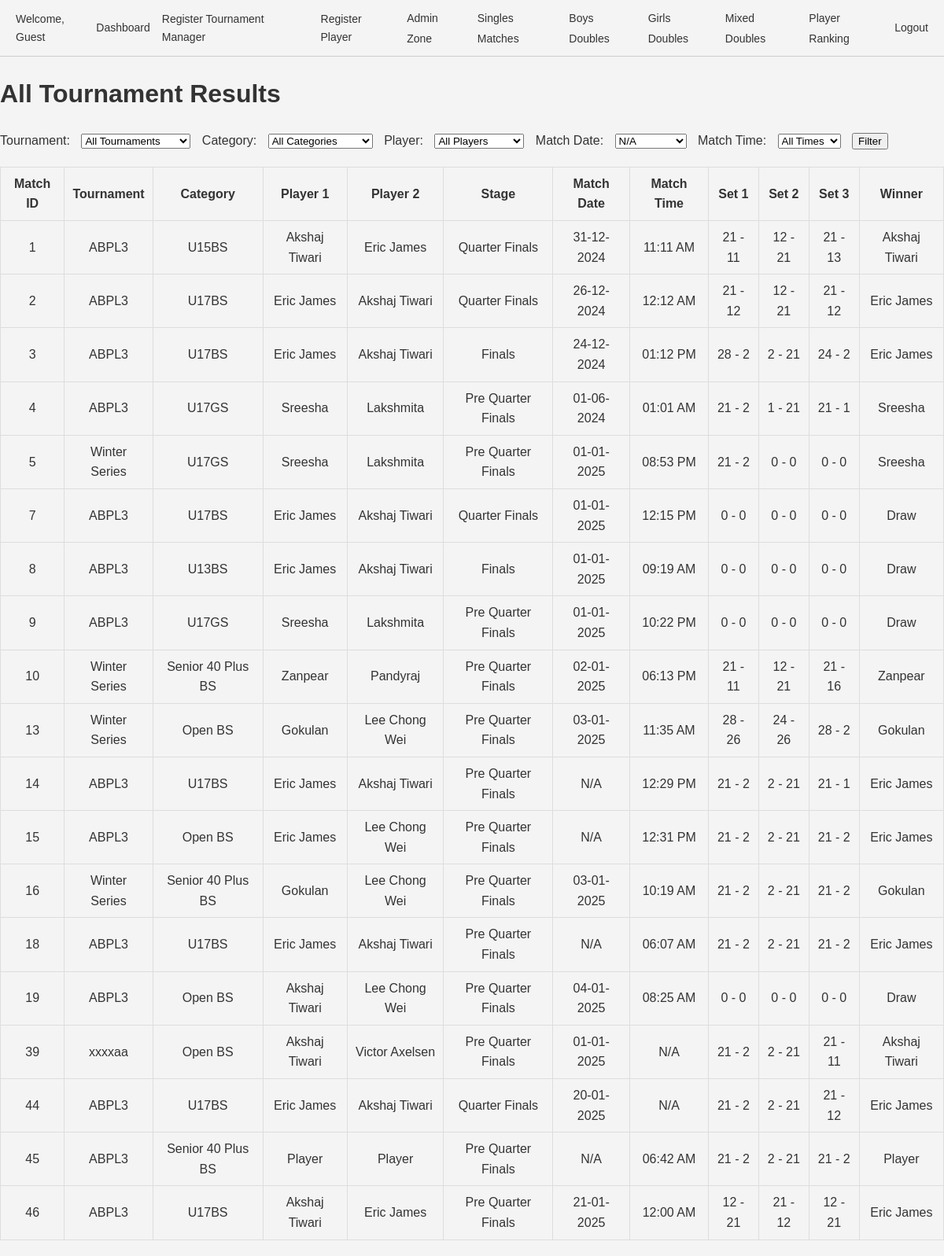
Screenshot of /results_singles.php with the database file from the repository.
### tables this page shows
CREATE TABLE `matches` (
  `id` int(11) NOT NULL,
  `tournament_id` int(11) NOT NULL,
  `category_id` int(11) NOT NULL,
  `pool` enum('A','B') DEFAULT NULL,
  `player1_id` int(11) DEFAULT NULL,
  `player2_id` int(11) DEFAULT NULL,
  `pre_quarter` tinyint(1) DEFAULT 0,
  `quarter` tinyint(1) DEFAULT 0,
  `semi` tinyint(1) DEFAULT 0,
  `final` tinyint(1) DEFAULT 0,
  `set1_player1_points` int(11) DEFAULT 0,
  `set1_player2_points` int(11) DEFAULT 0,
  `set2_player1_points` int(11) DEFAULT 0,
  `set2_player2_points` int(11) DEFAULT 0,
  `set3_player1_points` int(11) DEFAULT 0,
  `set3_player2_points` int(11) DEFAULT 0,
  `created_by` int(11) DEFAULT NULL,
  `stage` enum('Pre Quarter Finals','Quarter Finals','Semifinals','Finals','Preliminary') NOT NULL,
  `match_date` date DEFAULT NULL,
  `match_time` varchar(255) NOT NULL,
  `date` date DEFAULT NULL,
  `team1_player1_id` int(11) NOT NULL DEFAULT 0,
  `team1_player2_id` int(11) NOT NULL DEFAULT 0,
  `team2_player1_id` int(11) DEFAULT 0,
  `team2_player2_id` int(11) DEFAULT 0,
  `set1_team1_points` int(11) NOT NULL DEFAULT 0,
  `set1_team2_points` int(11) DEFAULT 0,
  `set2_team1_points` int(11) DEFAULT 0,
  `set2_team2_points` int(11) DEFAULT 0,
  `set3_team1_points` int(11) DEFAULT 0,
  `set3_team2_points` int(11) DEFAULT 0,
  `player3_id` int(11) DEFAULT NULL,
  `player4_id` int(11) DEFAULT NULL,
  `deleted_at` datetime DEFAULT NULL
);

CREATE TABLE `tournaments` (
  `id` int(11) NOT NULL,
  `name` varchar(255) NOT NULL,
  `created_by` int(11) DEFAULT NULL,
  `year` int(11) NOT NULL DEFAULT year(curdate()),
  `moderated_by` int(11) DEFAULT NULL
);

CREATE TABLE `categories` (
  `id` int(11) NOT NULL,
  `name` varchar(255) NOT NULL,
  `created_by` int(11) NOT NULL,
  `age_group` varchar(255) DEFAULT NULL,
  `sex` varchar(10) DEFAULT NULL,
  `type` enum('singles','doubles','mixed doubles') DEFAULT 'singles',
  `tournament_id` int(11) NOT NULL
);

CREATE TABLE `players` (
  `id` int(11) NOT NULL,
  `name` varchar(255) NOT NULL,
  `dob` date NOT NULL,
  `age` int(11) NOT NULL,
  `sex` enum('M','F') NOT NULL,
  `uid` int(11) NOT NULL,
  `password` varchar(255) NOT NULL,
  `created_by` int(11) DEFAULT NULL,
  `updated_at` timestamp NULL DEFAULT current_timestamp() ON UPDATE current_timestamp(),
  `category_id` int(11) DEFAULT 1,
  `created_at` timestamp NULL DEFAULT current_timestamp()
);

### results_singles.php (the view, shortened to what this page needs)
<?php
include 'header.php';
require_once 'conn.php';
$conn = new mysqli($servername, $username, $password, $dbname);
$match_date = $_GET['match_date'] ?? '';
$dates = $conn->query("SELECT DISTINCT match_date FROM matches ORDER BY match_date");
$query = "
    SELECT
        m.id AS match_id,
        t.name AS tournament_name,
        c.name AS category_name,
        p1.name AS player1_name,
        p2.name AS player2_name,
        m.stage,
        m.match_date,
        m.match_time,
        m.set1_player1_points,
        m.set1_player2_points,
        m.set2_player1_points,
        m.set2_player2_points,
        m.set3_player1_points,
        m.set3_player2_points
    FROM matches m
    INNER JOIN tournaments t ON m.tournament_id = t.id
    INNER JOIN categories c ON m.category_id = c.id
    INNER JOIN players p1 ON m.player1_id = p1.id
    INNER JOIN players p2 ON m.player2_id = p2.id
    WHERE 1=1
";
$query .= " ORDER BY m.id";
$result = $conn->query($query);
?>
<!DOCTYPE html>
<html lang="en">
<head>
</head>
<body>
    <h1>All Tournament Results</h1>
    <form method="get">
        <label for="tournament_id">Tournament:</label>
        <select name="tournament_id" id="tournament_id">
            <option value="">All Tournaments</option>
        </select>
        <label for="category_id">Category:</label>
        <select name="category_id" id="category_id">
            <option value="">All Categories</option>
        </select>
        <label for="player_id">Player:</label>
        <select name="player_id" id="player_id">
            <option value="">All Players</option>
        </select>
        <label for="match_date">Match Date:</label>
        <select name="match_date" id="match_date">
            <?php while ($row = $dates->fetch_assoc()): ?>
                <option value="<?= $row['match_date'] ?>" <?= $match_date == $row['match_date'] ? 'selected' : '' ?>>
                    <?= $row['match_date'] ? date("d-m-Y", strtotime($row['match_date'])) : 'N/A' ?>
                </option>
            <?php endwhile; ?>
        </select>
        <label for="datetime">Match Time:</label>
        <select name="datetime" id="datetime">
            <option value="">All Times</option>
        </select>
        <button type="submit">Filter</button>
    </form>
    <?php if ($result->num_rows > 0): ?>
        <table>
            <tr>
                <th>Match ID</th>
                <th>Tournament</th>
                <th>Category</th>
                <th>Player 1</th>
                <th>Player 2</th>
                <th>Stage</th>
                <th>Match Date</th>
                <th>Match Time</th>
                <th>Set 1</th>
                <th>Set 2</th>
                <th>Set 3</th>
                <th>Winner</th>
            </tr>
            <?php while ($row = $result->fetch_assoc()):
                $p1_total = $row['set1_player1_points'] + $row['set2_player1_points'] + $row['set3_player1_points'];
                $p2_total = $row['set1_player2_points'] + $row['set2_player2_points'] + $row['set3_player2_points'];
                $winner = $p1_total > $p2_total ? $row['player1_name'] : ($p1_total < $p2_total ? $row['player2_name'] : 'Draw');
            ?>
                <tr>
                    <td><?= $row['match_id'] ?></td>
                    <td><?= $row['tournament_name'] ?></td>
                    <td><?= $row['category_name'] ?></td>
                    <td><?= $row['player1_name'] ?></td>
                    <td><?= $row['player2_name'] ?></td>
                    <td><?= $row['stage'] ?></td>
                    <td><?= $row['match_date'] ? date("d-m-Y", strtotime($row['match_date'])) : 'N/A' ?></td>
                    <td><?= $row['match_time'] ? date("h:i A", strtotime($row['match_time'])) : 'N/A' ?></td>
                    <td><?= $row['set1_player1_points'] ?> - <?= $row['set1_player2_points'] ?></td>
                    <td><?= $row['set2_player1_points'] ?> - <?= $row['set2_player2_points'] ?></td>
                    <td><?= $row['set3_player1_points'] ?> - <?= $row['set3_player2_points'] ?></td>
                    <td><?= $winner ?></td>
                </tr>
            <?php endwhile; ?>
        </table>
    <?php else: ?>
        <p>No matches found for the selected filters.</p>
    <?php endif; ?>
</body>
</html>

### header.php (style rules this page uses)
body { margin: 0; padding: 0; font-family: Arial, sans-serif; line-height: 1.5; }

### results_singles.php (style rules this page uses)
body { font-family: Arial, sans-serif; line-height: 1.6; background-color: #f4f4f4; color: #333; margin: 0; padding: 0; }
table { width: 100%; border-collapse: collapse; margin: 20px 0; }
th, td { border: 1px solid #ddd; padding: 8px; text-align: center; }
th { background-color: #f4f4f4; }
form { margin-bottom: 20px; }
label, select, button { margin-right: 10px; }

### rows the page displays
matches: id "1", tournament.name "ABPL3", category.name "U15BS", player1.name "Akshaj Tiwari", player2.name "Eric James", stage "Quarter Finals", match_date "31-12-2024", match_time "11:11 AM", set1_player1_points "21", set1_player2_points "11", set2_player1_points "12", set2_player2_points "21", set3_player1_points "21", set3_player2_points "13"
matches: id "2", tournament.name "ABPL3", category.name "U17BS", player1.name "Eric James", player2.name "Akshaj Tiwari", stage "Quarter Finals", match_date "26-12-2024", match_time "12:12 AM", set1_player1_points "21", set1_player2_points "12", set2_player1_points "12", set2_player2_points "21", set3_player1_points "21", set3_player2_points "12"
matches: id "3", tournament.name "ABPL3", category.name "U17BS", player1.name "Eric James", player2.name "Akshaj Tiwari", stage "Finals", match_date "24-12-2024", match_time "01:12 PM", set1_player1_points "28", set1_player2_points "2", set2_player1_points "2", set2_player2_points "21", set3_player1_points "24", set3_player2_points "2"
matches: id "4", tournament.name "ABPL3", category.name "U17GS", player1.name "Sreesha", player2.name "Lakshmita", stage "Pre Quarter Finals", match_date "01-06-2024", match_time "01:01 AM", set1_player1_points "21", set1_player2_points "2", set2_player1_points "1", set2_player2_points "21", set3_player1_points "21", set3_player2_points "1"
matches: id "5", tournament.name "Winter Series", category.name "U17GS", player1.name "Sreesha", player2.name "Lakshmita", stage "Pre Quarter Finals", match_date "01-01-2025", match_time "08:53 PM", set1_player1_points "21", set1_player2_points "2", set2_player1_points "0", set2_player2_points "0", set3_player1_points "0", set3_player2_points "0"
matches: id "7", tournament.name "ABPL3", category.name "U17BS", player1.name "Eric James", player2.name "Akshaj Tiwari", stage "Quarter Finals", match_date "01-01-2025", match_time "12:15 PM", set1_player1_points "0", set1_player2_points "0", set2_player1_points "0", set2_player2_points "0", set3_player1_points "0", set3_player2_points "0", winner "Draw"
matches: id "8", tournament.name "ABPL3", category.name "U13BS", player1.name "Eric James", player2.name "Akshaj Tiwari", stage "Finals", match_date "01-01-2025", match_time "09:19 AM", set1_player1_points "0", set1_player2_points "0", set2_player1_points "0", set2_player2_points "0", set3_player1_points "0", set3_player2_points "0", winner "Draw"
matches: id "9", tournament.name "ABPL3", category.name "U17GS", player1.name "Sreesha", player2.name "Lakshmita", stage "Pre Quarter Finals", match_date "01-01-2025", match_time "10:22 PM", set1_player1_points "0", set1_player2_points "0", set2_player1_points "0", set2_player2_points "0", set3_player1_points "0", set3_player2_points "0", winner "Draw"
matches: id "10", tournament.name "Winter Series", category.name "Senior 40 Plus BS", player1.name "Zanpear", player2.name "Pandyraj", stage "Pre Quarter Finals", match_date "02-01-2025", match_time "06:13 PM", set1_player1_points "21", set1_player2_points "11", set2_player1_points "12", set2_player2_points "21", set3_player1_points "21", set3_player2_points "16"
matches: id "13", tournament.name "Winter Series", category.name "Open BS", player1.name "Gokulan", player2.name "Lee Chong Wei", stage "Pre Quarter Finals", match_date "03-01-2025", match_time "11:35 AM", set1_player1_points "28", set1_player2_points "26", set2_player1_points "24", set2_player2_points "26", set3_player1_points "28", set3_player2_points "2"
matches: id "14", tournament.name "ABPL3", category.name "U17BS", player1.name "Eric James", player2.name "Akshaj Tiwari", stage "Pre Quarter Finals", shows "N/A", match_time "12:29 PM", set1_player1_points "21", set1_player2_points "2", set2_player1_points "2", set2_player2_points "21", set3_player1_points "21", set3_player2_points "1"
matches: id "15", tournament.name "ABPL3", category.name "Open BS", player1.name "Eric James", player2.name "Lee Chong Wei", stage "Pre Quarter Finals", shows "N/A", match_time "12:31 PM", set1_player1_points "21", set1_player2_points "2", set2_player1_points "2", set2_player2_points "21", set3_player1_points "21", set3_player2_points "2"
matches: id "16", tournament.name "Winter Series", category.name "Senior 40 Plus BS", player1.name "Gokulan", player2.name "Lee Chong Wei", stage "Pre Quarter Finals", match_date "03-01-2025", match_time "10:19 AM", set1_player1_points "21", set1_player2_points "2", set2_player1_points "2", set2_player2_points "21", set3_player1_points "21", set3_player2_points "2"
matches: id "18", tournament.name "ABPL3", category.name "U17BS", player1.name "Eric James", player2.name "Akshaj Tiwari", stage "Pre Quarter Finals", shows "N/A", match_time "06:07 AM", set1_player1_points "21", set1_player2_points "2", set2_player1_points "2", set2_player2_points "21", set3_player1_points "21", set3_player2_points "2"
matches: id "19", tournament.name "ABPL3", category.name "Open BS", player1.name "Akshaj Tiwari", player2.name "Lee Chong Wei", stage "Pre Quarter Finals", match_date "04-01-2025", match_time "08:25 AM", set1_player1_points "0", set1_player2_points "0", set2_player1_points "0", set2_player2_points "0", set3_player1_points "0", set3_player2_points "0", winner "Draw"
matches: id "39", tournament.name "xxxxaa", category.name "Open BS", player1.name "Akshaj Tiwari", player2.name "Victor Axelsen", stage "Pre Quarter Finals", match_date "01-01-2025", match_time "N/A", set1_player1_points "21", set1_player2_points "2", set2_player1_points "2", set2_player2_points "21", set3_player1_points "21", set3_player2_points "11"
matches: id "44", tournament.name "ABPL3", category.name "U17BS", player1.name "Eric James", player2.name "Akshaj Tiwari", stage "Quarter Finals", match_date "20-01-2025", match_time "N/A", set1_player1_points "21", set1_player2_points "2", set2_player1_points "2", set2_player2_points "21", set3_player1_points "21", set3_player2_points "12"
matches: id "45", tournament.name "ABPL3", category.name "Senior 40 Plus BS", player1.name "Player", stage "Pre Quarter Finals", shows "N/A", match_time "06:42 AM", set1_player1_points "21", set1_player2_points "2", set2_player1_points "2", set2_player2_points "21", set3_player1_points "21", set3_player2_points "2"
matches: id "46", tournament.name "ABPL3", category.name "U17BS", player1.name "Akshaj Tiwari", player2.name "Eric James", stage "Pre Quarter Finals", match_date "21-01-2025", match_time "12:00 AM", set1_player1_points "12", set1_player2_points "21", set2_player1_points "21", set2_player2_points "12", set3_player1_points "12", set3_player2_points "21"

### other values shown
$logged_in_user "Guest"
